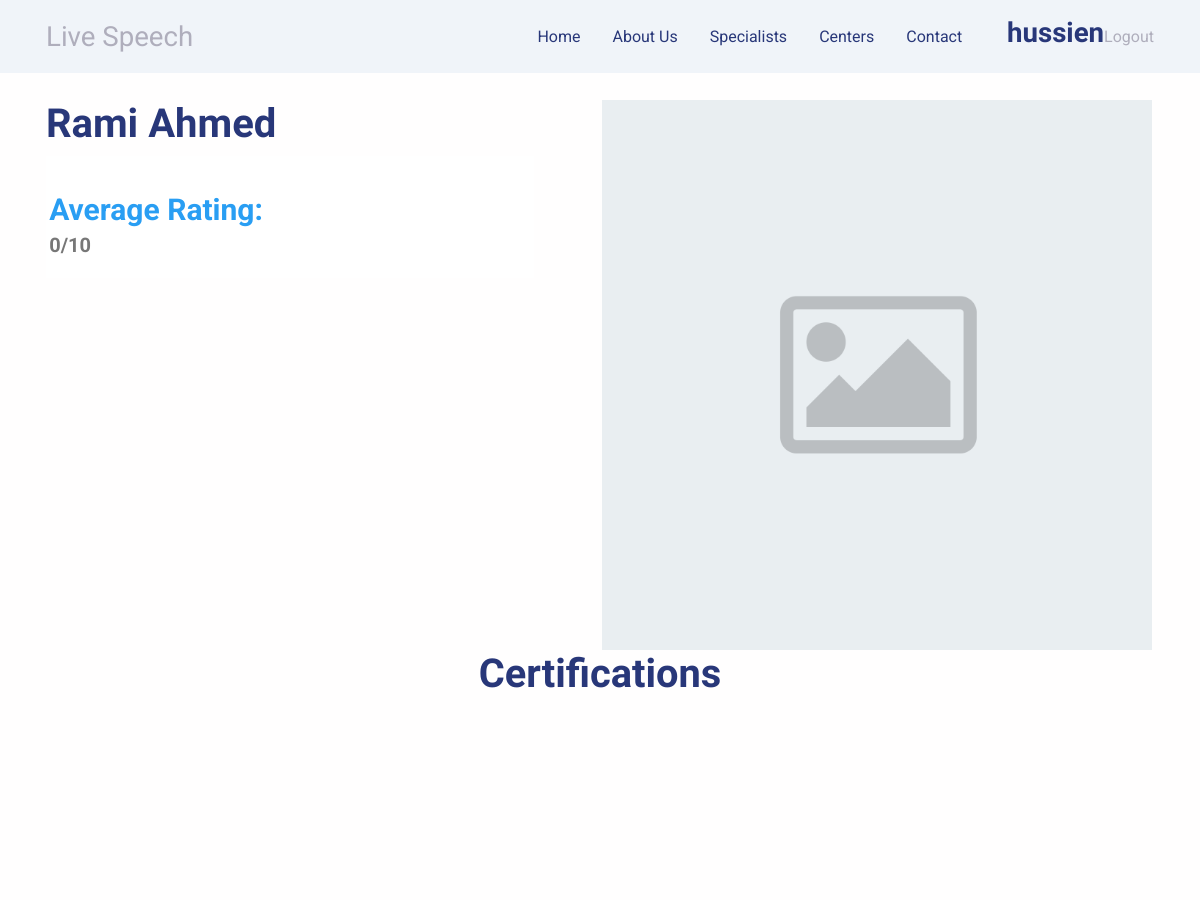
The page /specialists/2 (signed in, upper part) on the database as committed earlier.
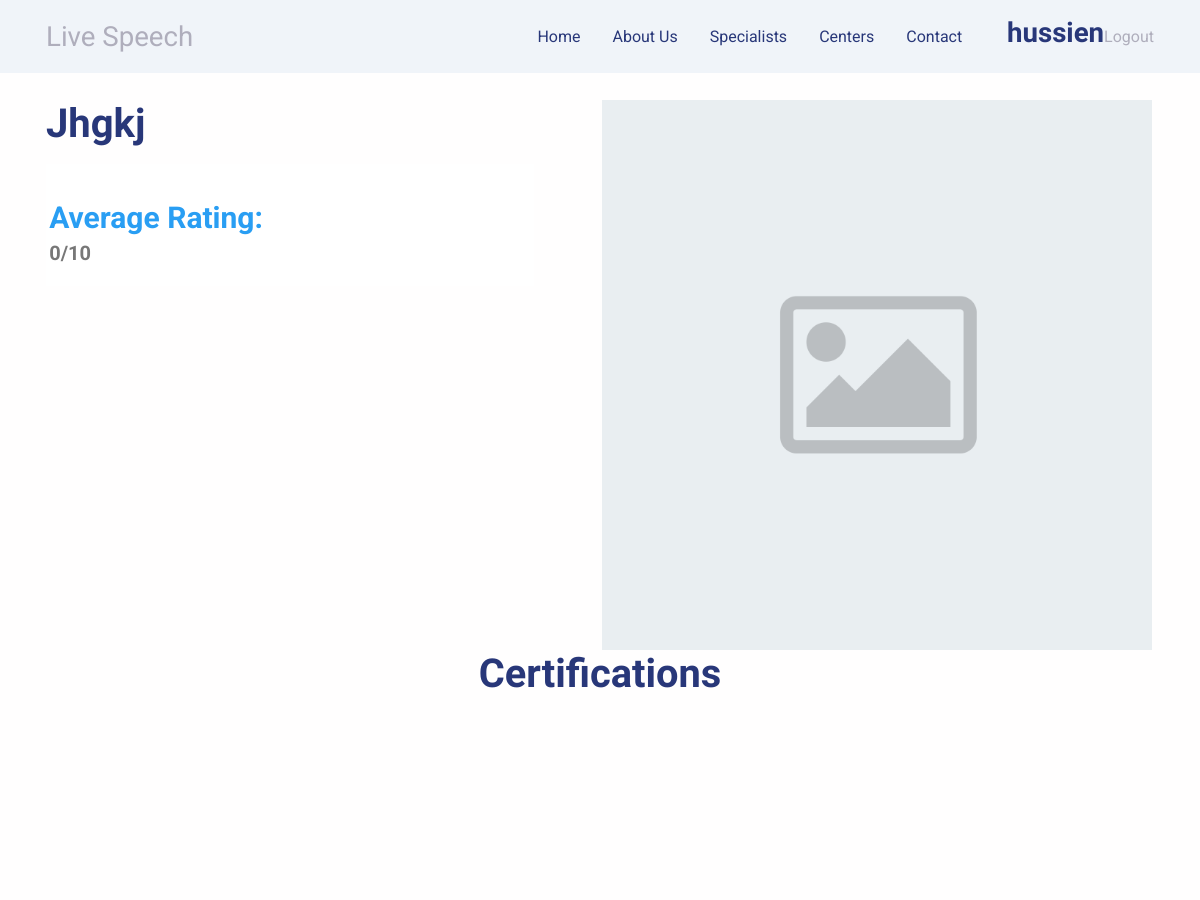
The same page on the database as committed later.
### users/models.py (models this page shows)
class User(AbstractUser):
    email = models.EmailField(
        verbose_name="email address",
        max_length=255,
        unique=True,
        null=False,
    )
    username = models.CharField(
        _("username"),
        max_length=255,
        unique=False,
        null=False,
    )
    first_name = models.CharField(_("first name"), max_length=150, null=True, blank=False)
    last_name = models.CharField(_("last name"), max_length=150, null=True, blank=True)
    objects = UserManager()
    USERNAME_FIELD = 'email'
    REQUIRED_FIELDS = ['username']
    def is_client(self) -> bool:
        try:
            Client.objects.get(id=self.id)
            return True
        except:
            return False
    def is_center(self) -> bool:
        try:
            Center.objects.get(id=self.id)
            return True
        except:
            return False
    def is_specialist(self) -> bool:
        try:
            Specialist.objects.get(id=self.id)
            return True
        except:
            return False

### specialists/views.py (the view, shortened to what this page needs)
# urls.py: path('<int:id>', views.specialist_details, name='specialist-details'),
def specialist_details(request, id):
    specialist = get_object_or_404(Specialist, id=id)
    form = SpecialistAddReviewForm()
    if request.method == 'GET':
        pass
    else:
        return HttpResponseNotAllowed(['GET', 'POST'])
    average = int(SpecialistReviews.objects.filter(specialist=specialist)
                  .aggregate(Avg('rate')).get('rate__avg') or 0)
    client = Client.objects.filter(id=request.user.id)
    try:
        opened_chat = Room.objects.get(specialist=specialist, client=client[0] if client else Client.objects.none())
    except:
        opened_chat = None
    certifications = SpecialistCertifications.objects.filter(specialist=specialist)
    return render(request, 'specialists/specialist-details.html', {
        'reviews': SpecialistReviews,
        'average_rating': average,
        'specialist': specialist,
        'certifications': certifications,
        'opened_chat': opened_chat,
        'form': form,
    })

### users/context_processors.py (called while the page is built)
def users(request):
    return {
        'clients': models.User.objects.filter(id__in=models.Client.objects.all()),
        'centers': models.User.objects.filter(id__in=models.Center.objects.all()),
        'specialists': models.User.objects.filter(id__in=models.Specialist.objects.all()),
    }

def user_chats(request):
    if request.user.is_specialist():
        specialist = models.Specialist.objects.get(id=request.user.id)
        room = specialist.rooms.all()[0] or None
        if room:
            room = room.get_absolut_url()
    elif request.user.is_client():
        client = models.Client.objects.get(id=request.user.id)
        room = client.rooms.all()[0] or None
        if room:
            room = room.get_absolut_url()
    else:
        room = None
    return {
        'chats': room,
    }

### specialists/templates/specialists/specialist-details.html (shortened to what this page needs)
{% extends 'base.html' %}
{% load static %}
{% block style %}
    <link href="{% static 'assets/css/style.css' %}" rel="stylesheet"/>
{% endblock %}
{% block inner-content %}
    <div class="special">
        <div class="container">
            <div class="content">
                <h3>{{ specialist.first_name }}
                    {% if specialist.last_name %}
                        {{ specialist.last_name }}
                    {% endif %}
                </h3>
                <div class="mark">
                    <p><span>Average Rating: </span>{{ average_rating }}/10</p>
                </div>
            </div>
            <div class="image">
                <img src="{{ specialist.image.url }}" alt="">
            </div>
        </div>
    </div>
    <div class="certifications">
        <h1 style="text-align: center;">Certifications</h1>
    </div>
    <div class="reviews">
    </div>
{% endblock %}

Rows that differ between the two databases and show on the page:
changed User: first_name "Rami" → "Jhgkj"; last_name "Ahmed" → (not shown)
